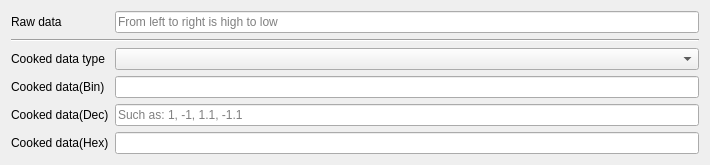
<?xml version="1.0" encoding="UTF-8"?>
<ui version="4.0">
 <class>SAKNumberAssistant</class>
 <widget class="QWidget" name="SAKNumberAssistant">
  <property name="geometry">
   <rect>
    <x>0</x>
    <y>0</y>
    <width>710</width>
    <height>151</height>
   </rect>
  </property>
  <property name="minimumSize">
   <size>
    <width>680</width>
    <height>0</height>
   </size>
  </property>
  <property name="windowTitle">
   <string notr="true">Form</string>
  </property>
  <layout class="QGridLayout" name="gridLayout">
   <item row="0" column="0">
    <widget class="QLabel" name="label">
     <property name="sizePolicy">
      <sizepolicy hsizetype="Fixed" vsizetype="Preferred">
       <horstretch>0</horstretch>
       <verstretch>0</verstretch>
      </sizepolicy>
     </property>
     <property name="text">
      <string>Raw data</string>
     </property>
    </widget>
   </item>
   <item row="5" column="0">
    <widget class="QLabel" name="label_3">
     <property name="text">
      <string>Cooked data(Hex)</string>
     </property>
    </widget>
   </item>
   <item row="1" column="0" colspan="2">
    <widget class="Line" name="line">
     <property name="orientation">
      <enum>Qt::Horizontal</enum>
     </property>
    </widget>
   </item>
   <item row="2" column="0">
    <widget class="QLabel" name="label_5">
     <property name="text">
      <string>Cooked data type</string>
     </property>
    </widget>
   </item>
   <item row="2" column="1">
    <widget class="QComboBox" name="comboBoxCookedDataType"/>
   </item>
   <item row="5" column="1">
    <widget class="QLineEdit" name="lineEditCookedHex">
     <property name="text">
      <string notr="true"/>
     </property>
     <property name="readOnly">
      <bool>true</bool>
     </property>
    </widget>
   </item>
   <item row="3" column="1">
    <widget class="QLineEdit" name="lineEditCookedBin">
     <property name="text">
      <string notr="true"/>
     </property>
     <property name="readOnly">
      <bool>true</bool>
     </property>
    </widget>
   </item>
   <item row="4" column="0">
    <widget class="QLabel" name="label_2">
     <property name="sizePolicy">
      <sizepolicy hsizetype="Fixed" vsizetype="Preferred">
       <horstretch>0</horstretch>
       <verstretch>0</verstretch>
      </sizepolicy>
     </property>
     <property name="text">
      <string>Cooked data(Dec)</string>
     </property>
    </widget>
   </item>
   <item row="4" column="1">
    <widget class="QLineEdit" name="lineEditCookedDec">
     <property name="text">
      <string notr="true"/>
     </property>
     <property name="readOnly">
      <bool>false</bool>
     </property>
     <property name="placeholderText">
      <string>Such as: 1, -1, 1.1, -1.1</string>
     </property>
    </widget>
   </item>
   <item row="3" column="0">
    <widget class="QLabel" name="label_6">
     <property name="text">
      <string>Cooked data(Bin)</string>
     </property>
    </widget>
   </item>
   <item row="0" column="1">
    <widget class="QLineEdit" name="lineEditRawData">
     <property name="text">
      <string notr="true"/>
     </property>
     <property name="placeholderText">
      <string>From left to right is high to low</string>
     </property>
    </widget>
   </item>
  </layout>
 </widget>
 <resources/>
 <connections/>
</ui>
